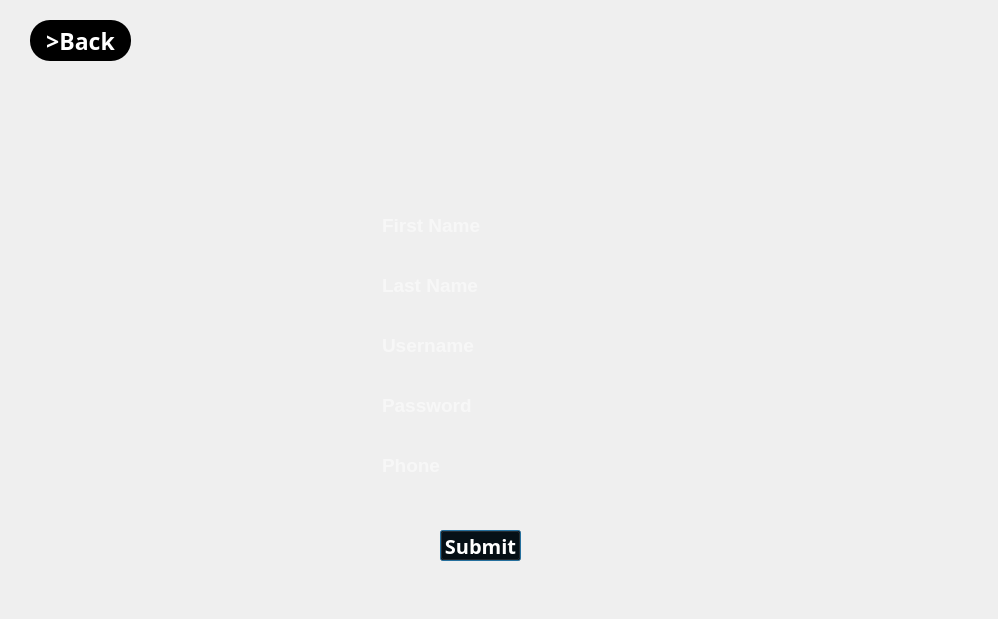
<?xml version="1.0" encoding="UTF-8"?>
<ui version="4.0">
 <class>Sign_Up</class>
 <widget class="QDialog" name="Sign_Up">
  <property name="geometry">
   <rect>
    <x>0</x>
    <y>0</y>
    <width>998</width>
    <height>619</height>
   </rect>
  </property>
  <property name="windowTitle">
   <string>Dialog</string>
  </property>
  <widget class="QLabel" name="label">
   <property name="geometry">
    <rect>
     <x>0</x>
     <y>0</y>
     <width>998</width>
     <height>619</height>
    </rect>
   </property>
   <property name="text">
    <string/>
   </property>
   <property name="pixmap">
    <pixmap resource="image.qrc">:/new/sign.jpg</pixmap>
   </property>
  </widget>
  <widget class="QLineEdit" name="firstname">
   <property name="geometry">
    <rect>
     <x>380</x>
     <y>210</y>
     <width>201</width>
     <height>31</height>
    </rect>
   </property>
   <property name="font">
    <font>
     <pointsize>14</pointsize>
     <bold>true</bold>
    </font>
   </property>
   <property name="styleSheet">
    <string notr="true"> QLineEdit{
background-color:transparent;
border:none;
	color: rgb(255, 255, 255);


}</string>
   </property>
   <property name="text">
    <string/>
   </property>
   <property name="placeholderText">
    <string>First Name</string>
   </property>
  </widget>
  <widget class="QLineEdit" name="lastname">
   <property name="geometry">
    <rect>
     <x>380</x>
     <y>270</y>
     <width>201</width>
     <height>31</height>
    </rect>
   </property>
   <property name="font">
    <font>
     <pointsize>14</pointsize>
     <bold>true</bold>
    </font>
   </property>
   <property name="styleSheet">
    <string notr="true"> QLineEdit{
	color: rgb(255, 255, 255);
background-color:transparent;
border:none;



}</string>
   </property>
   <property name="text">
    <string/>
   </property>
   <property name="placeholderText">
    <string>Last Name</string>
   </property>
  </widget>
  <widget class="QLineEdit" name="username">
   <property name="geometry">
    <rect>
     <x>380</x>
     <y>330</y>
     <width>201</width>
     <height>31</height>
    </rect>
   </property>
   <property name="font">
    <font>
     <pointsize>14</pointsize>
     <bold>true</bold>
    </font>
   </property>
   <property name="styleSheet">
    <string notr="true"> QLineEdit{
	color: rgb(255, 255, 255);
background-color:transparent;
border:none;



}</string>
   </property>
   <property name="text">
    <string/>
   </property>
   <property name="placeholderText">
    <string>Username</string>
   </property>
  </widget>
  <widget class="QLineEdit" name="password">
   <property name="geometry">
    <rect>
     <x>380</x>
     <y>390</y>
     <width>201</width>
     <height>31</height>
    </rect>
   </property>
   <property name="font">
    <font>
     <pointsize>14</pointsize>
     <bold>true</bold>
    </font>
   </property>
   <property name="styleSheet">
    <string notr="true"> QLineEdit{
	color: rgb(255, 255, 255);
background-color:transparent;
border:none;



}</string>
   </property>
   <property name="text">
    <string/>
   </property>
   <property name="echoMode">
    <enum>QLineEdit::Password</enum>
   </property>
   <property name="placeholderText">
    <string>Password</string>
   </property>
  </widget>
  <widget class="QLineEdit" name="phone">
   <property name="geometry">
    <rect>
     <x>380</x>
     <y>450</y>
     <width>201</width>
     <height>31</height>
    </rect>
   </property>
   <property name="font">
    <font>
     <pointsize>14</pointsize>
     <bold>true</bold>
    </font>
   </property>
   <property name="styleSheet">
    <string notr="true"> QLineEdit{
	color: rgb(255, 255, 255);
background-color:transparent;
border:none;



}</string>
   </property>
   <property name="text">
    <string/>
   </property>
   <property name="maxLength">
    <number>11</number>
   </property>
   <property name="placeholderText">
    <string>Phone</string>
   </property>
  </widget>
  <widget class="QPushButton" name="SignUp">
   <property name="geometry">
    <rect>
     <x>440</x>
     <y>530</y>
     <width>81</width>
     <height>31</height>
    </rect>
   </property>
   <property name="baseSize">
    <size>
     <width>30</width>
     <height>30</height>
    </size>
   </property>
   <property name="font">
    <font>
     <family>Segoe UI Black</family>
     <pointsize>15</pointsize>
     <bold>true</bold>
    </font>
   </property>
   <property name="styleSheet">
    <string notr="true">QPushButton {
                       color:white;
     background-color: transparent;
                       }
                         QPushButton:hover {
                             background-color: gray;
                     		 border-radius: 10px;


                         }

QPushButton:pressed
 {

      background-color : rgb(51, 149, 255);
      

 }</string>
   </property>
   <property name="text">
    <string notr="true">Submit</string>
   </property>
  </widget>
  <widget class="QPushButton" name="back">
   <property name="geometry">
    <rect>
     <x>30</x>
     <y>20</y>
     <width>101</width>
     <height>41</height>
    </rect>
   </property>
   <property name="font">
    <font>
     <family>Arial Black</family>
     <pointsize>17</pointsize>
     <bold>true</bold>
    </font>
   </property>
   <property name="styleSheet">
    <string notr="true">QPushButton {
                       color:white;
     background-color: black;
 border-radius: 20px;
                       }
                         QPushButton:hover {
                             background-color: gray;
                     		 border-radius: 20px;


                         }

QPushButton:pressed
 {

      background-color : rgb(51, 149, 255);
      

 }</string>
   </property>
   <property name="text">
    <string>&gt;Back</string>
   </property>
  </widget>
 </widget>
 <resources>
  <include location="image.qrc"/>
 </resources>
 <connections/>
</ui>
